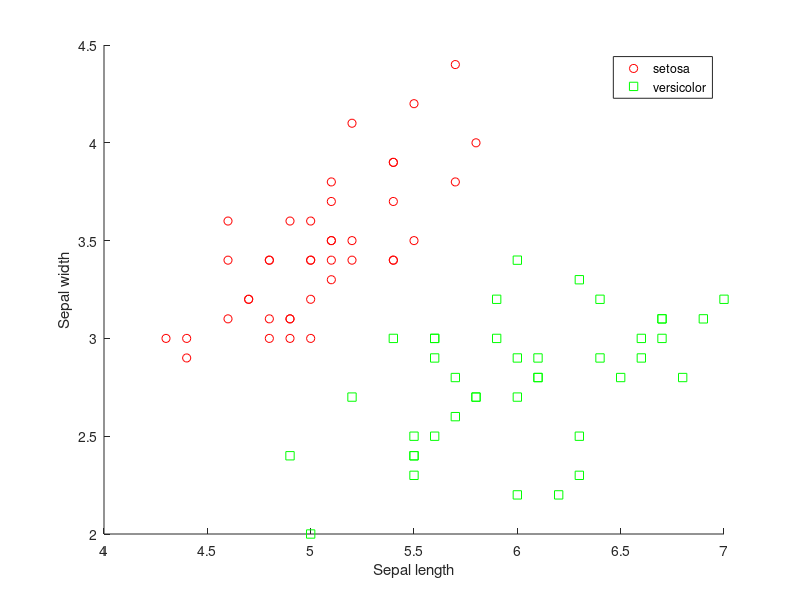

Recreate this plot in MATLAB.
clear all; % clear all variables from the workspace
load fisheriris;
X1=[meas(1:40,1);meas(51:90,1)]; % construct X1 which represents sepal length for training (80 samples)
X2=[meas(1:40,2);meas(51:90,2)]; % construct X2 which represents sepal width for training (80 samples)
output_training_set=[species(1:40);species(51:90)]; % construct output data representing two classes (setosa and versicolor) for training (80 samples)
gscatter(X1, X2, output_training_set,'rg','os');
xlabel('Sepal length');
ylabel('Sepal width');


% remember the input training set is composed of X1 and X2
% Implementation of the training algorithm (gradient descendent) - See Lecture 1
% We assume C1=setosa and C2=versicolor
% initialise the parameters with random values
theta0=3.8; theta1=-2.4; theta2=4.5; 
% set the learning rate to 0.001 and the target error to 0.01
alpha=0.001; e_t=0.01; 
% set the initial error to e=12 (initially it should be greater than e_t to enter the loop);
e=12;
%  while loop. Set index i to 1 (first sample of the data)
number_of_iterations=0;
while (e>e_t && number_of_iterations <4000) % to make sure the programme leaves the loop at a certain stage
    % need to calculate the cost function e. Initialise it with zero.
    e=0;   
    for i=1:length(X1),  
        % find output Y for the current sample with the current system
        % parameters.
        % we then need to find those positive and negative values of the output to compare with the
        % desired output. Remember that C1 in the desired output (training_set)
        % refers to positive values (setosa). C2 refers to negative values
        % (versicolor)   
        Y(i)=theta0+theta1*X1(i)+theta2*X2(i);
        % calculate delta_x (see lecture) for the current sample and then
        % update the parameters and calculate the cost function e.
        if strcmp(output_training_set(i),'setosa') && Y(i)<0,
            delta_x=-1;
            theta0=theta0-alpha*delta_x;
            theta1=theta1-alpha*delta_x*X1(i);
            theta2=theta2-alpha*delta_x*X2(i);
            e=e+delta_x*Y(i);
        elseif strcmp(output_training_set(i),'versicolor') && Y(i)>0
            delta_x=1;
            theta0=theta0-alpha*delta_x;
            theta1=theta1-alpha*delta_x*X1(i);
            theta2=theta2-alpha*delta_x*X2(i);
            e=e+delta_x*Y(i);
        end       
    end
    number_of_iterations=number_of_iterations+1;
end
% once the training is performed. The parameters of the classifier can be
% used to predict the class for the input testing set. Let's first calculate
% the classification error on the training set. 
Y=theta0+theta1*X1+theta2*X2;
error_training=0; % initialisation
for i=1:length(X1), % loop through all training samples
    if strcmp(output_training_set(i),'setosa') && Y(i)<0, % Actual class is C1 (setosa) but the output of classifier says C2
        error_training= error_training+1/length(X1); % add one divided by the number of training samples (to normalise the error between 0 and 1)
    elseif strcmp(output_training_set(i),'versicolor') && Y(i)>0, % Actual class is C2 (versicolor) but the output of classifier says C1
        error_training= error_training+1/length(X1); % add the same amount as before.
    end
end
disp('Training error is '), error_training

% Now, we can measure the performance of the classifier on the
% test set. 
X1_testing=[meas(41:50,1);meas(91:100,1)]; % construct X1 which represents sepal length for the testing (20 samples)
X2_testing=[meas(41:50,2);meas(91:100,2)]; % construct X2 which represents sepal width for the testing (20 samples)
output_testing_set=[species(41:50);species(91:100)]; % construct output data representing two classes (setosa and versicolor) for testing (20 samples)
Y_testing=theta0+theta1*X1_testing+theta2*X2_testing;
error_testing=0; % initialisation
for i=1:length(X1_testing), % loop through all test samples
    if strcmp(output_testing_set(i),'setosa') && Y_testing(i)<0, % Actual class is C1 (setosa) but the output of classifier says C2
        error_testing= error_testing+1/length(X1_testing); % add one divided by the number of testing samples (to normalise the error between 0 and 1)
    elseif strcmp(output_testing_set(i),'versicolor') && Y_testing(i)>0, % Actual class is C2 (versicolor) but the output of classifier says C1
        error_testing= error_testing+1/length(X1_testing); % add the same amount as before.
    end
end
disp('Testing error is '), error_testing

